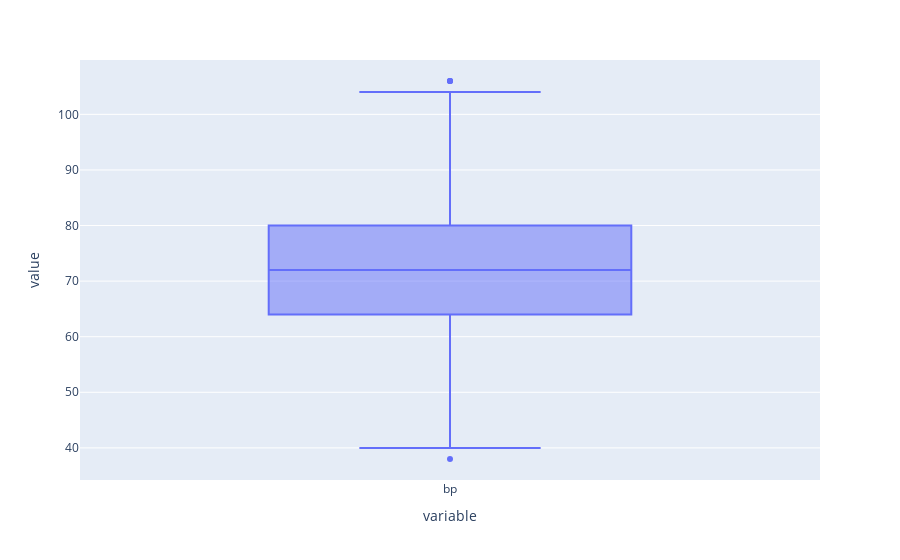

Notebook cell for this chart:
### Code cell
px.box(df['bp'])

### Figure 1 — Plotly figure (JSON) as saved in the notebook; plotly's stock layout.template omitted (floating-point values rounded to 4 significant figures; data arrays with more than 128 entries replaced by an {"elided": "..."} marker saying what was removed)
{"data": [{"alignmentgroup": "True", "hovertemplate": "variable=%{x}<br>value=%{y}<extra></extra>", "legendgroup": "", "marker": {"color": "#636efa"}, "name": "", "notched": false, "offsetgroup": "", "orientation": "v", "showlegend": false, "type": "box", "x": {"elided": "714 str values"}, "x0": " ", "xaxis": "x", "y": {"elided": "714 int values"}, "y0": " ", "yaxis": "y"}], "layout": {"boxmode": "group", "legend": {"tracegroupgap": 0}, "margin": {"t": 60}, "xaxis": {"anchor": "y", "domain": [0, 1], "title": {"text": "variable"}}, "yaxis": {"anchor": "x", "domain": [0, 1], "title": {"text": "value"}}}}
